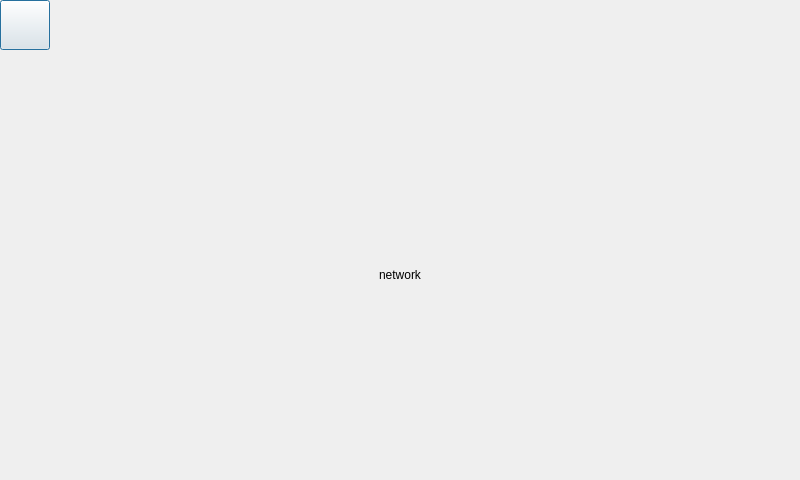
<?xml version="1.0" encoding="UTF-8"?>
<ui version="4.0">
 <class>Network</class>
 <widget class="QDialog" name="Network">
  <property name="geometry">
   <rect>
    <x>0</x>
    <y>0</y>
    <width>800</width>
    <height>480</height>
   </rect>
  </property>
  <property name="windowTitle">
   <string>Network</string>
  </property>
  <widget class="QLabel" name="label">
   <property name="geometry">
    <rect>
     <x>0</x>
     <y>50</y>
     <width>800</width>
     <height>450</height>
    </rect>
   </property>
   <property name="text">
    <string>&lt;html&gt;&lt;head/&gt;&lt;body&gt;&lt;p align=&quot;center&quot;&gt;network&lt;/p&gt;&lt;/body&gt;&lt;/html&gt;</string>
   </property>
   <property name="wordWrap">
    <bool>true</bool>
   </property>
  </widget>
  <widget class="QPushButton" name="bt_quit_notework">
   <property name="geometry">
    <rect>
     <x>0</x>
     <y>0</y>
     <width>50</width>
     <height>50</height>
    </rect>
   </property>
   <property name="text">
    <string/>
   </property>
  </widget>
 </widget>
 <resources/>
 <connections/>
</ui>
